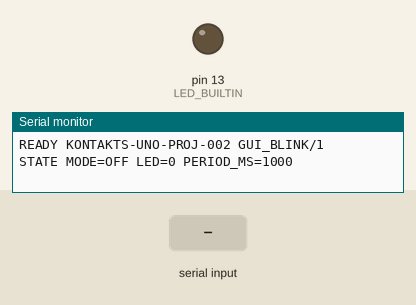
Bench run of a sketch on a simulated Arduino Uno, built with avr-gcc and run on an emulated ATmega328P. Parts: output pins drawn as LEDs (lit = HIGH), the last lines printed to the serial monitor. The test bench sets the inputs (shaded band).

Above: at 1.2 s.
1.3 s: "ON\n" received over Serial
At 1.7 s:
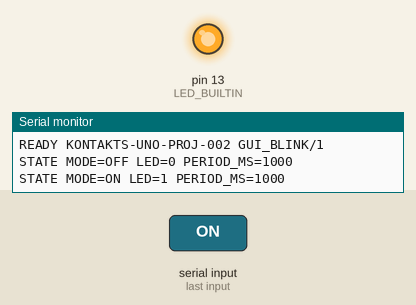
2.8 s: "OFF\n" received over Serial
At 4.0 s:
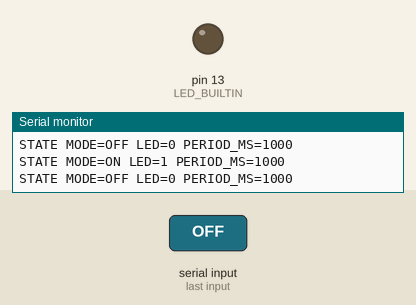
Timing chart, 0 to 5.8 s (numbered marks = the images above; inputs shaded):
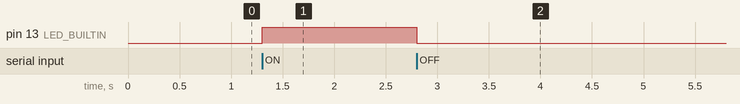

The sketch:

gui_blink.ino
```cpp
/*
  KONTAKTS-UNO-PROJ-002 — GUI Blink

  Text protocol over USB Serial, 115200 baud:
    PING
    STATUS
    ON
    OFF
    BLINK <period_ms>

  The blink loop is non-blocking and does not use delay().
*/

#include <Arduino.h>
#include <ctype.h>
#include <stdlib.h>
#include <string.h>

namespace {

constexpr unsigned long SERIAL_BAUD = 115200;
constexpr unsigned long DEFAULT_PERIOD_MS = 1000;
constexpr unsigned long MIN_PERIOD_MS = 100;
constexpr unsigned long MAX_PERIOD_MS = 10000;
constexpr size_t COMMAND_BUFFER_SIZE = 48;

enum LedMode : uint8_t {
  MODE_OFF,
  MODE_ON,
  MODE_BLINK
};

LedMode mode = MODE_OFF;
bool ledState = false;
unsigned long blinkPeriodMs = DEFAULT_PERIOD_MS;
unsigned long lastToggleMs = 0;
char commandBuffer[COMMAND_BUFFER_SIZE];
size_t commandLength = 0;

const __FlashStringHelper* modeName() {
  switch (mode) {
    case MODE_ON:
      return F("ON");
    case MODE_BLINK:
      return F("BLINK");
    case MODE_OFF:
    default:
      return F("OFF");
  }
}

void applyLed(bool enabled) {
  ledState = enabled;
  digitalWrite(LED_BUILTIN, enabled ? HIGH : LOW);
}

void reportState() {
  Serial.print(F("STATE MODE="));
  Serial.print(modeName());
  Serial.print(F(" LED="));
  Serial.print(ledState ? 1 : 0);
  Serial.print(F(" PERIOD_MS="));
  Serial.println(blinkPeriodMs);
}

void setModeOff() {
  mode = MODE_OFF;
  applyLed(false);
  reportState();
}

void setModeOn() {
  mode = MODE_ON;
  applyLed(true);
  reportState();
}

void setModeBlink(unsigned long periodMs) {
  blinkPeriodMs = periodMs;
  mode = MODE_BLINK;
  applyLed(true);
  lastToggleMs = millis();
  reportState();
}

void uppercaseInPlace(char* text) {
  for (; *text != '\0'; ++text) {
    *text = static_cast<char>(toupper(static_cast<unsigned char>(*text)));
  }
}

void processCommand(char* command) {
  while (*command == ' ') {
    ++command;
  }

  char* end = command + strlen(command);
  while (end > command && end[-1] == ' ') {
    --end;
  }
  *end = '\0';

  uppercaseInPlace(command);

  if (strcmp(command, "PING") == 0) {
    Serial.println(F("PONG GUI_BLINK/1"));
    return;
  }

  if (strcmp(command, "STATUS") == 0) {
    reportState();
    return;
  }

  if (strcmp(command, "ON") == 0) {
    setModeOn();
    return;
  }

  if (strcmp(command, "OFF") == 0) {
    setModeOff();
    return;
  }

  constexpr char BLINK_PREFIX[] = "BLINK ";
  if (strncmp(command, BLINK_PREFIX, sizeof(BLINK_PREFIX) - 1) == 0) {
    char* valueText = command + sizeof(BLINK_PREFIX) - 1;
    char* parseEnd = nullptr;
    const unsigned long value = strtoul(valueText, &parseEnd, 10);

    while (parseEnd != nullptr && *parseEnd == ' ') {
      ++parseEnd;
    }

    if (valueText == parseEnd || parseEnd == nullptr || *parseEnd != '\0') {
      Serial.println(F("ERR BAD_PERIOD"));
      return;
    }

    if (value < MIN_PERIOD_MS || value > MAX_PERIOD_MS) {
      Serial.println(F("ERR PERIOD_RANGE 100..10000"));
      return;
    }

    setModeBlink(value);
    return;
  }

  Serial.println(F("ERR UNKNOWN_COMMAND"));
}

void readSerialCommands() {
  while (Serial.available() > 0) {
    const char incoming = static_cast<char>(Serial.read());

    if (incoming == '\r') {
      continue;
    }

    if (incoming == '\n') {
      commandBuffer[commandLength] = '\0';
      if (commandLength > 0) {
        processCommand(commandBuffer);
      }
      commandLength = 0;
      continue;
    }

    if (commandLength < COMMAND_BUFFER_SIZE - 1) {
      commandBuffer[commandLength++] = incoming;
    } else {
      commandLength = 0;
      Serial.println(F("ERR LINE_TOO_LONG"));
    }
  }
}

void updateBlink() {
  if (mode != MODE_BLINK) {
    return;
  }

  const unsigned long now = millis();
  const unsigned long halfPeriod = blinkPeriodMs / 2;
  if (now - lastToggleMs >= halfPeriod) {
    lastToggleMs = now;
    applyLed(!ledState);
  }
}

}  // namespace

void setup() {
  pinMode(LED_BUILTIN, OUTPUT);
  applyLed(false);

  Serial.begin(SERIAL_BAUD);
  Serial.println(F("READY KONTAKTS-UNO-PROJ-002 GUI_BLINK/1"));
  reportState();
}

void loop() {
  readSerialCommands();
  updateBlink();
}
```

Measured:
- after the input at 1.3 s, pin 13 (LED_BUILTIN): LOW → HIGH at once
- after the input at 2.8 s, pin 13 (LED_BUILTIN): HIGH → LOW at once
